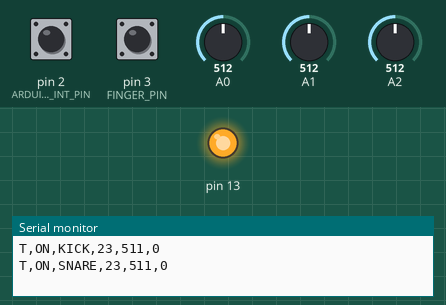
Simulated run of this sketch. Board: Arduino Uno, built with avr-gcc and run on an emulated ATmega328P. On the bench: output pins drawn as LEDs (lit = HIGH), the last lines printed to the serial monitor. The test bench sets the inputs (shaded band); at power-on: A1 = 512, A0 = 512, pin 2 (ARDUINO_INT_PIN) HIGH, pin 3 (FINGER_PIN) HIGH, A2 = 512.

Above: at 2.2 s.
2.3 s: A1 set to 900
3.8 s: A0 set to 805
5.3 s: A0 set to 838
At 6.4 s:
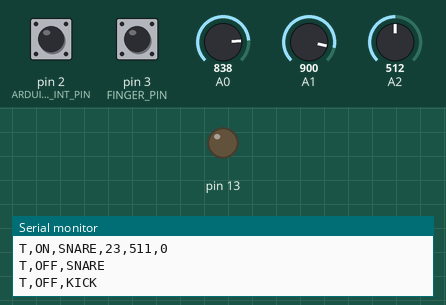
8.4 s: A0 set to 532
9.9 s: A0 set to 516
At 11.1 s:
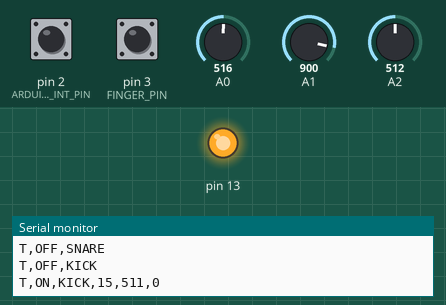
Timing chart, 0 to 12.4 s (numbered marks = the images above; inputs shaded):
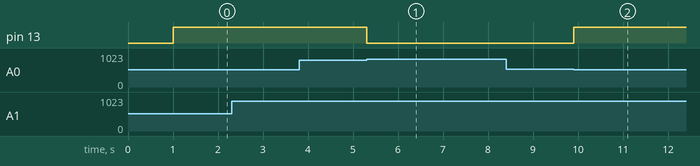

The sketch:

FSR-Serial-Footswitch.ino
```cpp
#include "Impactor.h"
#include <Wire.h> // Include the I2C library (required)
#include <SparkFunSX1509.h> // Include SX1509 library

// Arduino Pins (not SX1509!)
const byte ARDUINO_INT_PIN = 2; // SX1509 int output to D2
const byte SX1509_ADDRESS = 0x3E;  // SX1509 I2C address

const byte FINGER_PIN = 3;

SX1509 io; // Create an SX1509 object

Impactor kick(0);
Impactor snare(1);
int handle = 0;
int finger = 0;
Note kickNote;
Note snareNote;

long lastDebounceTime = 0;  // the last time the output pin was toggled
long debounceDelay = 50;    // the debounce time; increase if the output flickers
int currentPatchPressed = -1;
int lastPatchSent = 0;
volatile bool footswitchButtonPressed = false;
int reading = HIGH;


void kickOn(int velocity) {
  Serial.println("T,ON,KICK," + String(velocity) + "," + String(handle) + "," + String(finger));
}

void kickOff() {
  Serial.println("T,OFF,KICK");
}

void snareOn(int velocity) {
  Serial.println("T,ON,SNARE," + String(velocity) + "," + String(handle) + "," + String(finger));
}

void snareOff() {
  Serial.println("T,OFF,SNARE");
}


void setup(void) {
  Serial.begin(9600);
  pinMode(13, OUTPUT);
  pinMode(FINGER_PIN, INPUT_PULLUP);
  setupSX1509();
}

void loop(void) {
  handle = 1023 - analogRead(2);
  finger = 1 - digitalRead(FINGER_PIN);

  kickNote = kick.hit();
  if (kickNote.velocity > -1) {
    if (kickNote.on) {
      kickOn(kickNote.velocity);
    } else {
      kickOff();
    }
  }

  snareNote = snare.hit();
  if (snareNote.velocity > -1) {
    if (snareNote.on) {
      snareOn(snareNote.velocity);
    } else {
      snareOff();
    }
  }

  if (footswitchButtonPressed) // If the button() ISR was executed
  {
    // read io.interruptSource() find out which pin generated
    // an interrupt and clear the SX1509's interrupt output.
    unsigned int intStatus = io.interruptSource();
    for (int i = 0; i < 8; i++) {
      if (intStatus & 1 << i) {
        currentPatchPressed = i;
      }
    }

    if (lastPatchSent != currentPatchPressed) {
      Serial.println("PATCH," + String(currentPatchPressed + 1));
      lastPatchSent = currentPatchPressed;
      currentPatchPressed = -1;
    }

    allOtherPinsTo(lastPatchSent + 8, LOW);
    io.digitalWrite(lastPatchSent + 8, HIGH);

    footswitchButtonPressed = false; // Clear the buttonPressed flag
  }
}

void setupSX1509()
{
  digitalWrite(13, LOW); // Start it as low
  // Call io.begin(<I2C address>) to initialize the I/O
  // expander. It'll return 1 on success, 0 on fail.
  if (!io.begin(SX1509_ADDRESS))
  {
    Serial.println("Failed to communicate.");
    while (1) ;
  }

  // Call io.pinMode(<pin>, <mode>) to set any SX1509 pin as
  // either an INPUT, OUTPUT, INPUT_PULLUP, or ANALOG_OUTPUT
  // The SX1509 has built-in debounce features, so a single
  // button-press doesn't accidentally create multiple ints.
  // Use io.debounceTime(<time_ms>) to set the GLOBAL SX1509
  // debounce time.
  // <time_ms> can be either 0, 1, 2, 4, 8, 16, 32, or 64 ms.
  io.debounceTime(1); // Set debounce time

  for (int i = 0; i < 8; i++) {
    io.pinMode(i + 8, OUTPUT);

    io.pinMode(i, INPUT_PULLUP);
    io.enableInterrupt(i, FALLING);
    // After configuring the debounce time, use
    // debouncePin(<pin>) to enable debounce on an input pin.
    io.debouncePin(i); // Enable debounce
  }

  // Don't forget to configure your Arduino pins! Set the
  // Arduino's interrupt input to INPUT_PULLUP. The SX1509's
  // interrupt output is active-low.
  pinMode(ARDUINO_INT_PIN, INPUT_PULLUP);

  // Attach an Arduino interrupt to the interrupt pin. Call
  // the button function, whenever the pin goes from HIGH to
  // LOW.
  attachInterrupt(digitalPinToInterrupt(ARDUINO_INT_PIN), footswitchButton, FALLING);

  // Blink the LED a few times before we start:
  for (int i = 0; i < 5; i++)  {
    // Use io.digitalWrite(<pin>, <LOW | HIGH>) to set an
    // SX1509 pin either HIGH or LOW:
    allPinsTo(HIGH);
    delay(100);
    allPinsTo(LOW);
    delay(100);
  }
}

void allOtherPinsTo(int pin, int value) {
  for (int i = 8; i < 16; i++) {
    if (i != pin) {
      io.digitalWrite(i, value);
    }
  }
}

void allPinsTo(int value) {
  allOtherPinsTo(-1, value);
}

// button() is an Arduino interrupt routine, called whenever
// the interrupt pin goes from HIGH to LOW.
void footswitchButton() {
  footswitchButtonPressed = true; // Set the buttonPressed flag to true
  // We can't do I2C communication in an Arduino ISR. The best
  // we can do is set a flag, to tell the loop() to check next
  // time through.
}
```

Impactor.cpp
```cpp
#include "Arduino.h"
#include "Impactor.h"

#define CAPTURE_TIME 10
#define FORCE_THRESHOLD 500
#define OFF_THRESHOLD 200
#define NUMBER_OF_TRIGGER_SAMPLES_THRESHOLD 6
#define NUMBER_OF_OFF_SAMPLES_THRESHOLD 6
#define NOTE_OFF_DELAY 10

Impactor::Impactor(int _pin) {
  fsrAnalogPin = _pin;
}

Note Impactor::hit() {
  Note note;
  note.velocity = -1;
  fsrReading = 1024 - analogRead(fsrAnalogPin);
  currentTime = millis();

  if (fsrReading > FORCE_THRESHOLD) {
    triggerFsrReading = fsrReading;
    numberOfTriggeringSamples++;
    if (lastReadingTime < 0) {
      lastReadingTime = currentTime;
    }
    velocity = min(1024, map(fsrReading, FORCE_THRESHOLD, 1024, 0, 1024));
    digitalWrite(13, HIGH);
  }

  if (!noteIsOn && velocity > 0) {
    if ((currentTime - lastReadingTime) > CAPTURE_TIME) {
      if (numberOfTriggeringSamples < NUMBER_OF_TRIGGER_SAMPLES_THRESHOLD) {
        reset();
      } else {
        noteIsOn = true;
        noteOnTime = currentTime;

        note.on = true;
        note.velocity = velocity;
        return note;
        /*
          Serial.print("ON\t\t\tVelocity = ");
          Serial.print(velocity);
          Serial.print("\t triggerFsrReading ");
          Serial.print(triggerFsrReading);
          Serial.print("\t numberOfTriggeringSamples ");
          Serial.println(numberOfTriggeringSamples);
        */
      }
    }
  } else if (noteIsOn) {
    if (fsrReading <= OFF_THRESHOLD) {
      numberOfOffSamples++;
      if (numberOfOffSamples > NUMBER_OF_OFF_SAMPLES_THRESHOLD && (currentTime - noteOnTime) > NOTE_OFF_DELAY) {
        /*
          Serial.print("\t\tOFF\tnumberOfOffSamples ");
          Serial.println(numberOfOffSamples);
        */
        reset();
        note.velocity = 0;
        note.on = false;
        return note;
      }
    }
  }

  note.velocity = -1;
  return note;
}

void Impactor::reset() {
  digitalWrite(13, LOW);
  noteIsOn = false;
  lastReadingTime = -1;
  velocity = 0;
  triggerFsrReading = 0;
  numberOfTriggeringSamples = 0;
  numberOfOffSamples = 0;
}
```

Impactor.h
```cpp
#include "Arduino.h"

#ifndef Impactor_h
#define Impactor_h

struct Note {
  int velocity;
  boolean on;
};

class Impactor {
  public:
    Impactor(int _pin);
    Note hit();
  private:
    int fsrAnalogPin;
    int fsrReading;      // the analog reading from the FSR resistor divider
    int triggerFsrReading;
    boolean noteIsOn;
    long numberOfTriggeringSamples;
    long numberOfOffSamples;
    long currentTime = 0;
    int velocity;
    long lastReadingTime = -1;
    long noteOnTime = 0;

    void reset();
};

#endif
```

Measured:
- the behaviour switches between 823 and 824 on A0 (found by bisection; images 0 and 1)
- the behaviour switches between 524 and 523 on A0 (found by bisection; images 1 and 2)
- after the input at 3.8 s, every drawn part: stays the same
- after the input at 5.3 s, pin 13: HIGH → LOW at once
- after the input at 8.4 s, every drawn part: stays the same
- after the input at 9.9 s, pin 13: LOW → HIGH at once
